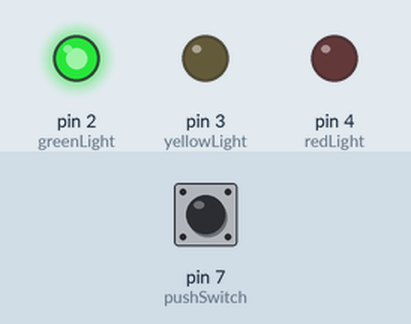
Recording of a sketch running on a simulated Arduino Uno, built with avr-gcc and run on an emulated ATmega328P. On the bench: output pins drawn as LEDs (lit = HIGH). The inputs (shaded band) are chosen by the test bench; at power-on: pin 7 (pushSwitch) LOW.

Above: at 1.5 s.
At 4.5 s:
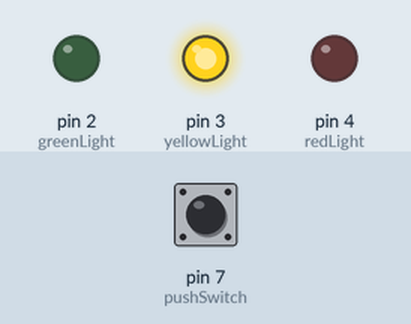
At 7.5 s:
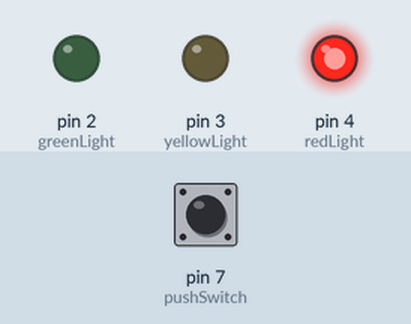
Timing chart, 0 to 11.7 s (numbered marks = the images above):
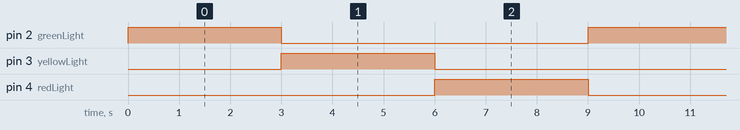

Measured:
- by itself, pin 2 (greenLight), pin 3 (yellowLight), pin 4 (redLight): alternates HIGH for 3.0 s and LOW for 6.0 s
- by itself, everything shown: repeats every 9.0 s, in 4 steps

The sketch:

shachi_singh_124ee0001.ino
```cpp
// C++ code
const int redLight = 4;
const int yellowLight = 3;
const int greenLight = 2;
const int pushSwitch = 7;
int buttonState = 0;

void setup() {
  pinMode(redLight, OUTPUT);
  pinMode(yellowLight, OUTPUT);
  pinMode(greenLight, OUTPUT);
  pinMode(pushSwitch, INPUT);
}

void loop() {

  buttonState = digitalRead(pushSwitch);
  if (buttonState == HIGH)
  {
    pedestrianCrossing();
  }else
  {
    normalCycle();
  }
}


void normalCycle()
{
    digitalWrite(greenLight, HIGH);
    delay(3000);
    digitalWrite(greenLight, LOW);

    digitalWrite(yellowLight, HIGH);
    delay(3000);
    digitalWrite(yellowLight, LOW);

    digitalWrite(redLight, HIGH);
    delay(3000);
    digitalWrite(redLight, LOW);
}

void pedestrianCrossing()
{
    digitalWrite(greenLight, LOW);
    digitalWrite(yellowLight, LOW);
    digitalWrite(redLight, HIGH);
    delay(5000);
    digitalWrite(redLight, LOW);
}
```
